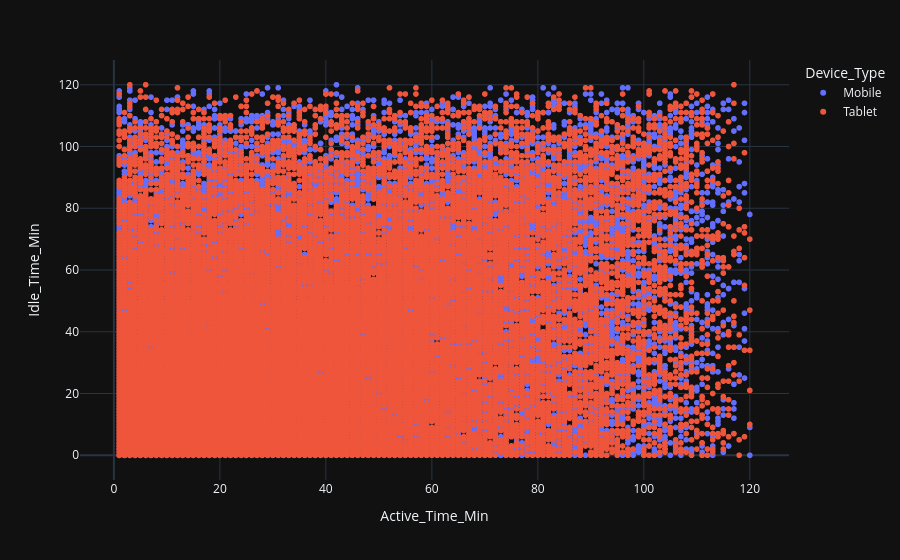

The cell this chart's notebook holds for it:
### Markdown cell above
Active vs Idle Time

### Code cell
px.scatter(
    df,
    x='Active_Time_Min',
    y='Idle_Time_Min',
    color='Device_Type'
)

### Figure 1 — Plotly figure (JSON) as saved in the notebook; plotly's stock layout.template omitted (floating-point values rounded to 4 significant figures; data arrays with more than 128 entries replaced by an {"elided": "..."} marker saying what was removed)
{"data": [{"hovertemplate": "Device_Type=Mobile<br>Active_Time_Min=%{x}<br>Idle_Time_Min=%{y}<extra></extra>", "legendgroup": "Mobile", "marker": {"color": "#636efa", "symbol": "circle"}, "mode": "markers", "name": "Mobile", "showlegend": true, "x": {"elided": "44908 int values"}, "xaxis": "x", "y": {"elided": "44908 int values"}, "yaxis": "y", "type": "scattergl"}, {"hovertemplate": "Device_Type=Tablet<br>Active_Time_Min=%{x}<br>Idle_Time_Min=%{y}<extra></extra>", "legendgroup": "Tablet", "marker": {"color": "#EF553B", "symbol": "circle"}, "mode": "markers", "name": "Tablet", "showlegend": true, "x": {"elided": "45092 int values"}, "xaxis": "x", "y": {"elided": "45092 int values"}, "yaxis": "y", "type": "scattergl"}], "layout": {"xaxis": {"anchor": "y", "domain": [0.0, 1.0], "title": {"text": "Active_Time_Min"}}, "yaxis": {"anchor": "x", "domain": [0.0, 1.0], "title": {"text": "Idle_Time_Min"}}, "legend": {"title": {"text": "Device_Type"}, "tracegroupgap": 0}, "margin": {"t": 60}}}
